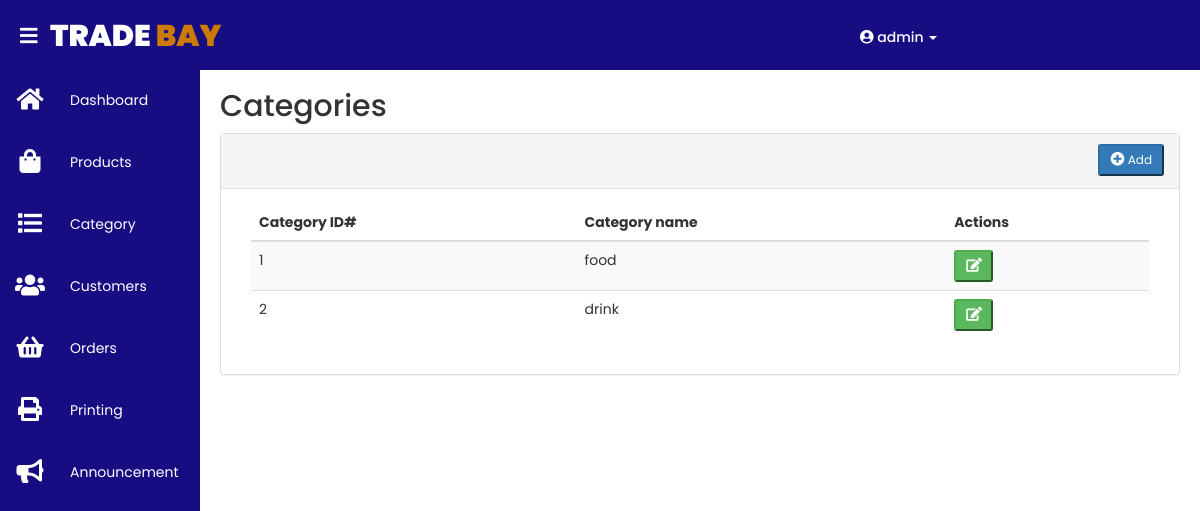
The page /admin/category.php (signed in) on the database its author committed.
### tables this page shows
CREATE TABLE `category_tbl` (
  `category_id` int(10) NOT NULL,
  `category_name` varchar(10) NOT NULL
);

### admin/category.php (the view, shortened to what this page needs)
<?php
	include('../include/dbconnection.php');
	include('../include/header.php');
	include('../include/navbar.php');
	$query = "SELECT * FROM category_tbl";
	$result = mysqli_query($db,$query);
	$show_categories = mysqli_fetch_assoc($result);
?>
	<div class="content">
		<div class="for_title">
			<h2>Categories</h2>
		</div>
		<div class="my_content">
			<div class="panel panel-default" style="width: 100%; min-width: 350px">
			  	<div class="panel-heading" style="height: 55px">
			  		<button type="button" class="btn-sm btn-primary" style="margin-left: -50%; float:right;" data-toggle="modal" data-target="#add_category"><i class="fas fa-plus-circle"></i> Add</button>
			  	</div>
			  	<div class="panel-body">
			  		<div class="container" style="width: 100%; height: 100%;">
			  			<table id="example" class="table table-striped display nowrap" style="width: 100%">
			  				<thead>
			  					<tr>
			  						<th>Category ID#</th>
			  						<th>Category name</th>
			  						<th>Actions</th>
			  					</tr>
			  				</thead>
			  				<tbody>
			  					<?php
					  				if (mysqli_num_rows($result) ==0) {
					  			?>
					  					<tr>
					  						<td colspan="6" class="text-center">No Entry<td>
					  					</tr>
					  			<?php
					  				}
					  				else{
			  							do{
			  					?>
			  					<tr>
			  						<td><?php echo $show_categories['category_id']; ?></td>
			  						<td><?php echo $show_categories['category_name']; ?></td>
			  						<td>
			  							<form method="POST">
				  							<button type="submit" class="btn-sm btn-success" name="edit">
												<i class="fas fa-edit ic"></i><span class="icon_text"> Update</span>
											</button>
										</form>
			  						</td>
			  					</tr>
			  					<?php
			  							}while($show_categories = mysqli_fetch_assoc($result));
			  						}
			  					?>
			  				</tbody>
			  			</table>
			  	</div>
			  	</div>
			</div>
		</div>
	</div>

### style/my_style.css (style rules this page uses)
* { margin: 0; padding: 0; box-sizing: border-box; font-family: 'Poppins', sans-serif; font-size: 14px; }
body { min-height: 100vh; }
.content { padding: 20px; margin-top: 50px; margin-left: 200px; background-position: center; background-size: cover; height: 100vh; transition: 0.5s; }
.for_title, .my_content { left: 0; margin-top: 10px; width: 100%; }
@media (max-width: 1260px) { .ic { width: 15px; } }

### rows shown on the page
category_tbl: category_id "1", category_name "food"
category_tbl: category_id "2", category_name "drink"

### other values the page prints
$_SESSION['username'] "admin"
